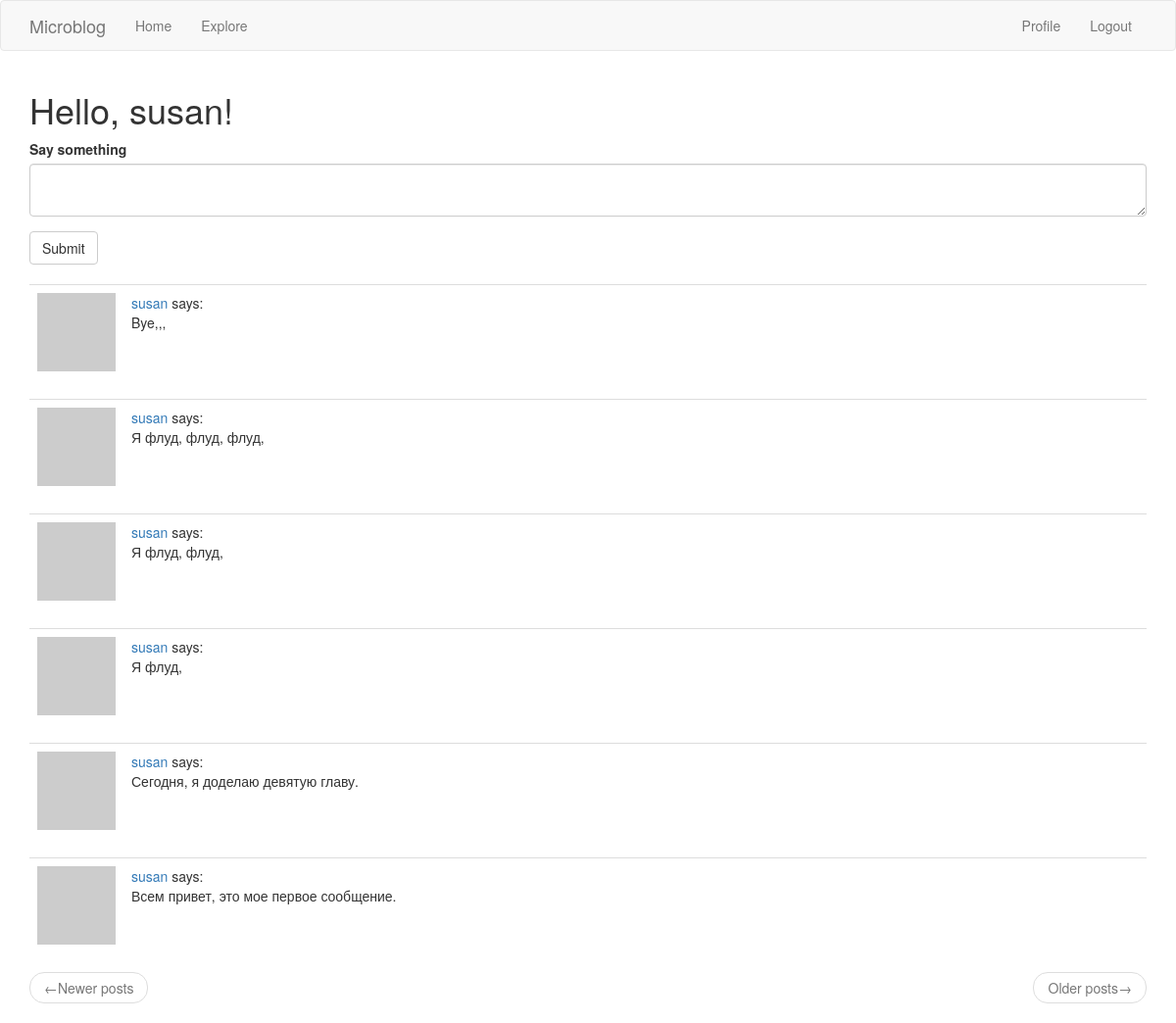
The app's page /index (signed in) with its own data.
### app/models.py (models this page shows, shortened)
class User(UserMixin, db.Model):
    id = db.Column(
        db.Integer,
        primary_key=True,
    )
    username = db.Column(
        db.String(64),
        index=True,
        unique=True,
    )
    email = db.Column(
        db.String(120),
        index=True,
        unique=True,
    )
    password_hash = db.Column(
        db.String(128),
    )
    about_me = db.Column(
        db.String(140)
    )
    last_seen = db.Column(
        db.DateTime, default=datetime.utcnow
    )
    posts = db.relationship(
        'Post',
        backref='author',
        lazy='dynamic',
    )
    followed = db.relationship(
        'User',
        secondary=followers,
        primaryjoin=(followers.c.follower_id == id),
        secondaryjoin=(followers.c.followed_id == id),
        backref=db.backref('followers', lazy='dynamic'),
        lazy='dynamic',
    )
    def avatar(self, size):
        digest = md5(self.email.lower().encode('utf-8')).hexdigest()
        return f'https://www.gravatar.com/avatar/{digest}?d=identicon&s={size}'
    def followed_posts(self):
        followed = Post.query.join(
            followers, (followers.c.followed_id == Post.user_id)
        ).filter(followers.c.follower_id == self.id)
        own = Post.query.filter_by(user_id=self.id)
        return followed.union(own).order_by(Post.timestamp.desc())

class Post(db.Model):
    id = db.Column(
        db.Integer,
        primary_key=True,
    )
    body = db.Column(
        db.String(140),
    )
    timestamp = db.Column(
        db.DateTime,
        index=True,
        default=datetime.utcnow,
    )
    user_id = db.Column(
        db.Integer(),
        db.ForeignKey('user.id'),
    )

### app/routes.py (the view)
@app.route('/', methods=['GET', 'POST'])
@app.route('/index', methods=['GET', 'POST'])
@login_required
def index():
    form = PostForm()
    if form.validate_on_submit():
        post = Post(body=form.post.data, author=current_user)
        db.session.add(post)
        db.session.commit()
        flash('Your post is now live!')
        return redirect(url_for('index'))
    page = request.args.get('page', 1, type=int)
    posts = current_user.followed_posts().paginate(
        page=page, per_page=app.config['POSTS_PER_PAGE'], error_out=False)
    next_url = url_for('index', page=posts.next_num) \
        if posts.has_next else None
    prev_url = url_for('index', page=posts.prev_num) \
        if posts.has_prev else None
    context = {
        'title': 'Home Page',
        'form': form,
        'posts': posts.items,
        'next_url': next_url,
        'prev_url': prev_url,
    }
    return render_template('index.html', **context)

### app/forms.py
class PostForm(FlaskForm):
    post = TextAreaField(
        'Say something',
        validators=[DataRequired(), Length(min=1, max=140)]
    )
    submit = SubmitField('Submit')

### app/models.py (called while the page is built)
@login.user_loader
def load_user(id):
    return User.query.get(int(id))

### app/routes.py (called while the page is built)
@app.before_request
def before_request():
    if current_user.is_authenticated:
        current_user.last_seen = datetime.utcnow()
        db.session.commit()

### app/templates/index.html
{% extends 'base.html' %}
{% import 'bootstrap/wtf.html' as wtf %}
{% block app_content %}
  <h1>Hello, {{ current_user.username }}!</h1>
  {% if form %}
    {{ wtf.quick_form(form) }}
    <br>
  {% endif %}
  {% for post in posts %}
      {% include '_post.html' %}
  {% endfor %}
  <nav aria-label="...">
    <ul class="pager">
      <li class="previous {% if not prev_url %} disabled {% endif %}">
        <a href="{{ prev_url or '#' }}">
          <span aria-hidden="true">&larr;</span>Newer posts
        </a>
      </li>
      <li class="next {% if not next_url %} disabled {% endif %}">
        <a href="{{ next_url or '#' }}">
          Older posts<span aria-hidden="true">&rarr;</span>
        </a>
      </li>
    </ul>
  </nav>
{% endblock app_content %}

### app/templates/_post.html
<table class="table table-hover">
  <tr>
    <td width="70px">
      <a href="{{ url_for('user', username=post.author.username) }}">
        <img src="{{ post.author.avatar(70) }}">
      </a>
    </td>
    <td>
      <a href="{{ url_for('user', username=post.author.username) }}">
        {{ post.author.username }}
      </a>
      says:
      <br>
      {{ post.body }}
    </td>
  </tr>
</table>

### records on screen
User: username "susan"
Post: author.username "susan", body "Bye,,,"
Post: author.username "susan", body "Я флуд, флуд, флуд,"
Post: author.username "susan", body "Я флуд, флуд,"
Post: author.username "susan", body "Я флуд,"
Post: author.username "susan", body "Сегодня, я доделаю девятую главу."
Post: author.username "susan", body "Всем привет, это мое первое сообщение."
